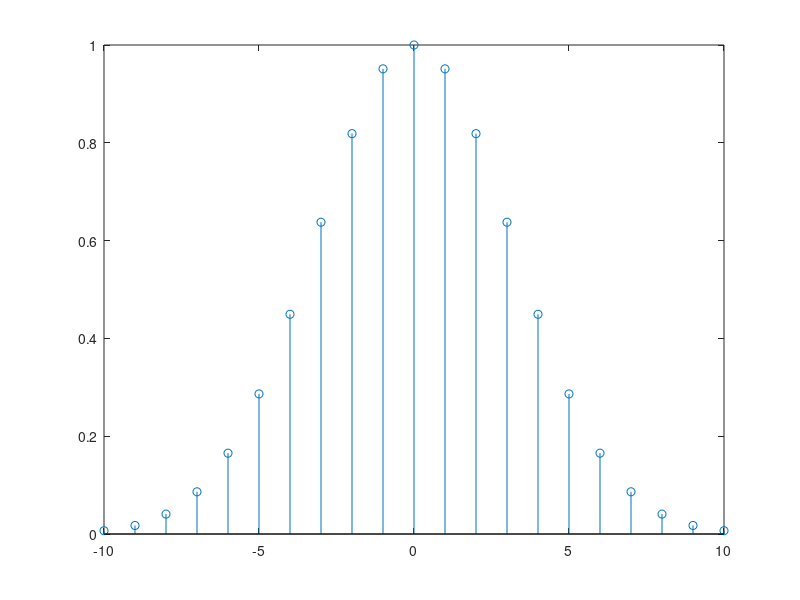

MATLAB code for this plot:
#!/usr/bin/env octave


function main()
    n_pos = 0:10;
    n = -10:10;

    plot_a2n(n_pos,0.5);
    plot_a2absn(n,0.5);
    plot_myexp(n,0.05);
end

function plot_a2n(n,a)
    x_n = x_n = a.^n;
    plot(n,x_n);
end

function plot_a2absn(n,a)
    x_n=a.^abs(n);
    plot(n,x_n);
end

function plot_myexp(n,alpha)
    x_n = exp(-alpha*n.^2);
    plot(n,x_n);
end

function plot(n,x)
    plot = stem(n,x);
    waitfor(plot);
end
